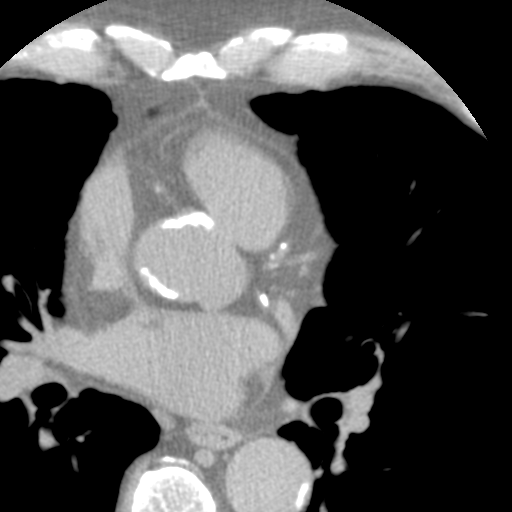
#> input picture dataset_dicom/input/CFer/009.png, 512 x 512 px, given in place of 009.bmp, which was not available
$ jupyter execute --allow-errors Plots.ipynb
#> lines starting #> are read from the running program, lines starting #| are printed output that depends on the picture; after the words box and inside, x2 and y2 are one past the last pixel; in counts of white or black regions, pixels touching at a corner belong together; pictures that were not available may be replaced by others from this repository, and a replacement may not be noted
### helpers.py
import os
import matplotlib.pyplot as plt
import numpy as np

def listdir(path):
  """ List files but remove hidden files from list """
  return [item for item in os.listdir(path) if item[0] != '.']

def mkdir(path):
  if not os.path.exists(path):
    os.makedirs(path)

# [20 lines left out: function show_images_row, not called in this run]

### Plots.ipynb
[cell 1]
import sys
sys.path.append('..')

import os
import numpy as np
import helpers as h
import cv2 as cv
from matplotlib import pyplot as plt
import random as rng
from skimage.morphology import convex_hull_image
from skimage.filters import gaussian
from skimage.segmentation import active_contour
import numpy as np
import matplotlib.pyplot as plt
from skimage import data, img_as_float
from skimage.segmentation import (morphological_chan_vese,
                                  morphological_geodesic_active_contour,
                                  inverse_gaussian_gradient,
                                  checkerboard_level_set)
import numpy as np
import matplotlib.pyplot as plt
from skimage.color import rgb2gray
from skimage import data
from skimage.filters import gaussian
from skimage.segmentation import active_contour
from skimage.draw import polygon

[cell 2]
patients = h.listdir('data/input')
print(len(patients))
labelled_image = cv.imread('data/labelled/ACel/009.bmp')
#> labelled_image is the input picture: shape (512, 512, 3); min 0, max 255, mean 80.7
plt.imshow(labelled_image[...,::-1])

[cell 3]
lab_cop = labelled_image.copy()
hsv = cv.cvtColor(lab_cop, cv.COLOR_BGR2HSV)
#> hsv: shape (512, 512, 3); mean H, S, V 0, 0, 80.7
pericardium = cv.inRange(hsv, (80, 0, 1), (170, 255,255))
#> pericardium: shape (512, 512); every value is 0
plt.imshow(pericardium)

[cell 4]
def get_snake(iters):
#> called with iters = 1
    img = pericardium.copy()

    s = np.linspace(0, 2*np.pi, 400)
    r = pericardium.shape[0] // 2 + pericardium.shape[0] // 2 * np.sin(s)
    c = pericardium.shape[0] // 2 + pericardium.shape[0] // 2 * np.cos(s)
    init = np.array([r, c]).T

    snake = active_contour(gaussian(img, 3),
                           init, alpha=0.01, beta=1, gamma=0.001, max_iterations=iters)
#> snake = 400 pairs, first value 0.573 to 511.4, second value 0.579 to 511.5

    return snake

[cell 5]
img = pericardium.copy()
images = [pericardium, img, img, img, img, img]
snakes = [get_snake(1), get_snake(100), get_snake(200), get_snake(300), get_snake(400)]
#> snakes = 5 point arrays, longest 400 points

[cell 6]
fig, ax = plt.subplots(2, len(images) // 2, figsize=(8, 5))
ax = ax.flatten()
for i in range(len(images)):
    ax[i].imshow(images[i], cmap="gray")
    ax[i].axis('off')
    if i > 0:
        ax[i].plot(snakes[i - 1][:, 0], snakes[i - 1][:, 1], '-b', lw=3)
#> this loop made 6 passes

ax[0].set_title("Input image")
ax[1].set_title("Initial contour")
ax[2].set_title("100 iterations")
ax[3].set_title("200 iterations")
ax[4].set_title("300 iterations")
ax[5].set_title("400 iterations")

plt.savefig('plots/active_contour.png', facecolor='white')
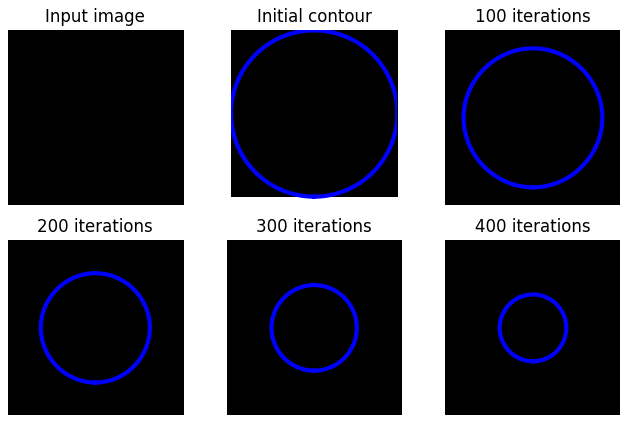
#> figure drawn by matplotlib, 6 panels
plt.show()

[cell 7]
def simple_region_growing(img, seed, threshold=1, conn=4):
    """
    A (very) simple implementation of region growing.
    Extracts a region of the input image depending on a start position and a stop condition.
    The input should be a single channel 8 bits image and the seed a pixel position (x, y).
    The threshold corresponds to the difference between outside pixel intensity and mean intensity of region.
    In case no new pixel is found, the growing stops.
    The connectivity can be set to 4 or 8. 4-connectivity is taken by default, and 8-connectiviy requires most computations.
    Outputs a single channel 8 bits binary (0 or 255) image. Extracted region is highlighted in white.
    """

    try:
        dims = cv.GetSize(img)
    except TypeError:
        raise TypeError("(%s) img : IplImage expected!" % (sys._getframe().f_code.co_name))

    # img test
    if not(img.depth == cv.IPL_DEPTH_8U):
        raise TypeError("(%s) 8U image expected!" % (sys._getframe().f_code.co_name))
    elif not(img.nChannels is 1):
        raise TypeError("(%s) 1C image expected!" % (sys._getframe().f_code.co_name))
    # threshold tests
    if (not isinstance(threshold, int)) :
        raise TypeError("(%s) Int expected!" % (sys._getframe().f_code.co_name))
    elif threshold < 0:
        raise ValueError("(%s) Positive value expected!" % (sys._getframe().f_code.co_name))
    # seed tests
    if not((isinstance(seed, tuple)) and (len(seed) is 2) ) :
        raise TypeError("(%s) (x, y) variable expected!" % (sys._getframe().f_code.co_name))

    if (seed[0] or seed[1] ) < 0 :
        raise ValueError("(%s) Seed should have positive values!" % (sys._getframe().f_code.co_name))
    elif ((seed[0] > dims[0]) or (seed[1] > dims[1])):
        raise ValueError("(%s) Seed values greater than img size!" % (sys._getframe().f_code.co_name))

    # Connectivity tests
    if (not isinstance(conn, int)) :
        raise TypeError("(%s) Int expected!" % (sys._getframe().f_code.co_name))
    if conn == 4:
        orient = [(1, 0), (0, 1), (-1, 0), (0, -1)] # 4 connectivity
    elif conn == 8:
        orient = [(1, 0), (1, 1), (0, 1), (-1, 1), (-1, 0), (-1, -1), (0, -1), (1, -1)] # 8 connectivity
    else:
        raise ValueError("(%s) Connectivity type not known (4 or 8 available)!" % (sys._getframe().f_code.co_name))

    reg = cv.CreateImage( dims, cv.IPL_DEPTH_8U, 1)
    cv.Zero(reg)

    #parameters
    mean_reg = float(img[seed[1], seed[0]])
    size = 1
    pix_area = dims[0]*dims[1]

    contour = [] # will be [ [[x1, y1], val1],..., [[xn, yn], valn] ]
    contour_val = []
    dist = 0

    cur_pix = [seed[0], seed[1]]

    #Spreading
    while(dist<threshold and size<pix_area):
    #adding pixels
        for j in range(len(orient)):
            #select new candidate
            temp_pix = [cur_pix[0] +orient[j][0], cur_pix[1] +orient[j][1]]

            #check if it belongs to the image
            is_in_img = dims[0]>temp_pix[0]>0 and dims[1]>temp_pix[1]>0 #returns boolean
            #candidate is taken if not already selected before
            if (is_in_img and (reg[temp_pix[1], temp_pix[0]]==0)):
                contour.append(temp_pix)
                contour_val.append(img[temp_pix[1], temp_pix[0]] )
                reg[temp_pix[1], temp_pix[0]] = 150
        #add the nearest pixel of the contour in it
        dist_list = [abs(i - mean_reg) for i in contour_val ]
        dist = min(dist_list)    #get min distance
        index = dist_list.index(min(dist_list)) #mean distance index
        size += 1 # updating region size
        reg[cur_pix[1], cur_pix[0]] = 255

        #updating mean MUST BE FLOAT
        mean_reg = (mean_reg*size + float(contour_val[index]))/(size+1)
        #updating seed
        cur_pix = contour[index]

        #removing pixel from neigborhood
        del contour[index]
        del contour_val[index]

    return reg

#> (a cell that did not finish here is left out)

[cell 9]
img = cv.imread('dataset_pericardium_manual/input/ACel/009.png')
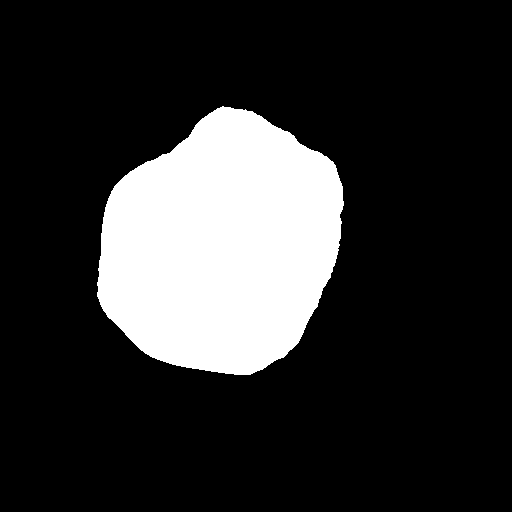
#> input picture dataset_dicom/label/ACel/009.png, 512 x 512 px, found by its file name
#> img is the input picture: shape (512, 512, 3); 18.8% white; 1 white region, box (x1, y1, x2, y2) and area: (97, 106, 344, 375) 49346
plt.imshow(img)

[cell 10]
seed = (200, 250)
flood = img.copy()
cv.floodFill(flood, None, seedPoint=seed, newVal=(0, 0, 255), loDiff=(5, 5, 5, 5), upDiff=(5, 5, 5, 5))
cv.circle(flood, seed, 10, (0, 255, 0), cv.FILLED, cv.LINE_AA)
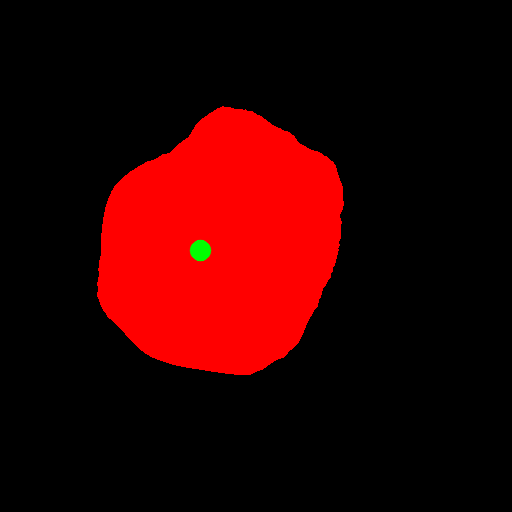
#> flood: shape (512, 512, 3); mean B, G, R 0, 0.3, 47.7

seed = (50, 200)
cv.floodFill(flood, None, seedPoint=seed, newVal=(255, 0, 0), loDiff=(5, 5, 5, 5), upDiff=(5, 5, 5, 5))
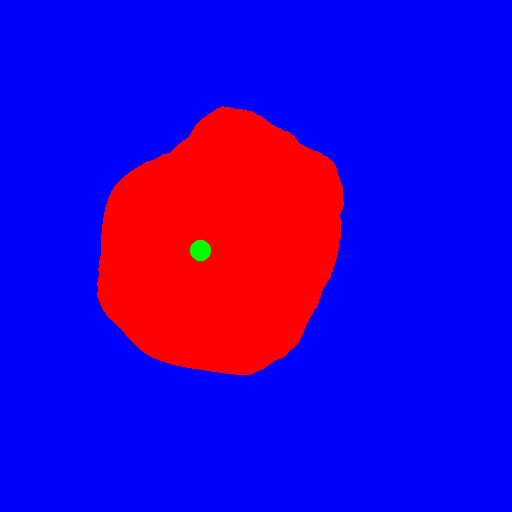
#> flood: shape (512, 512, 3); mean B, G, R 207, 0.3, 47.7
cv.circle(flood, seed, 10, (0, 255, 0), cv.FILLED, cv.LINE_AA)
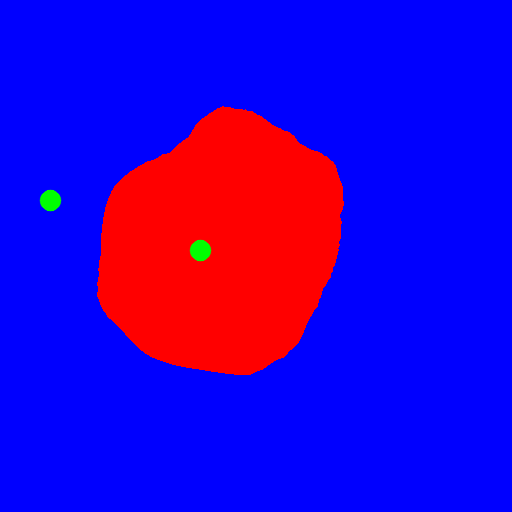
#> flood: shape (512, 512, 3); 0.16% of pixels changed, all inside (x1, y1, x2, y2) = (39, 189, 62, 212)

plt.imshow(flood)

[cell 11]
fig, ax = plt.subplots(1, 2, figsize=(7, 4))
ax[0].imshow(img)
ax[0].set_title("Input image")
ax[0].axis('off')

ax[1].imshow(flood)
ax[1].set_title("Output image")
ax[1].axis('off')

plt.savefig('plots/region_growing.png', facecolor='white')
#> figure, not shown here; B, G, R data is drawn as R, G, B
plt.show()

[cell 12]
import numpy as np
from matplotlib import pyplot as plt
from skimage.color import rgb2gray
from skimage.data import stereo_motorcycle
from skimage.transform import warp
from skimage.registration import optical_flow_tvl1

# --- Load the sequence
image0 = img.copy()
image1 = cv.imread('dataset_pericardium_manual/input/ACel/013.png')
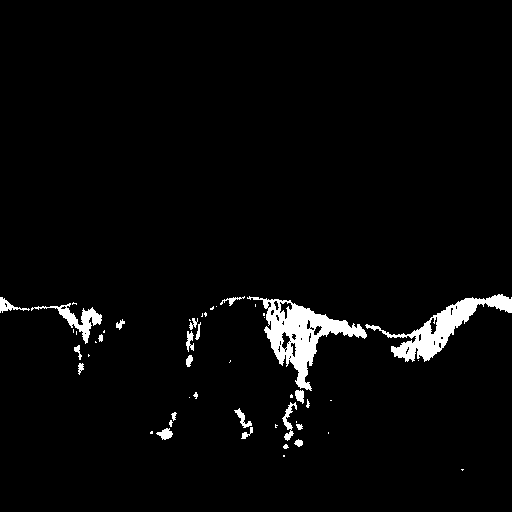
#> input picture gt_eat_polar/ISou/013.png, 512 x 512 px, found by its file name
#> image1 is the input picture: shape (512, 512, 3); 3.2% white; 50 white regions (26 under 20 px), largest, box (x1, y1, x2, y2) and area: (247, 296, 367, 391) 3419, (365, 294, 512, 362) 2601, (31, 303, 102, 344) 690

# --- Convert the images to gray level: color is not supported.
image0 = rgb2gray(image0)
image1 = rgb2gray(image1)

# --- Compute the optical flow
v, u = optical_flow_tvl1(image0, image1)
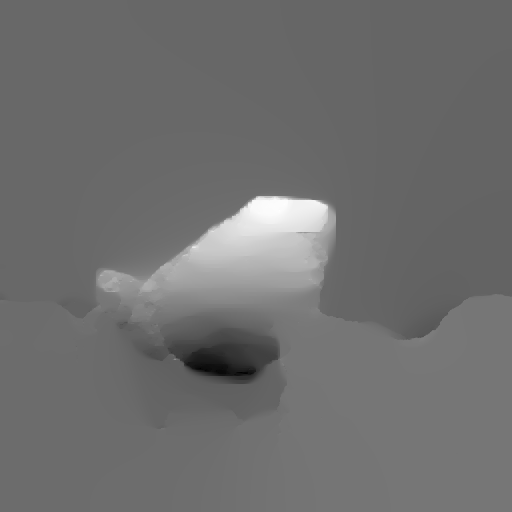
#> v: shape (512, 512) float32; min -71.05, max 115.5, mean 10.1; drawn with min black and max white
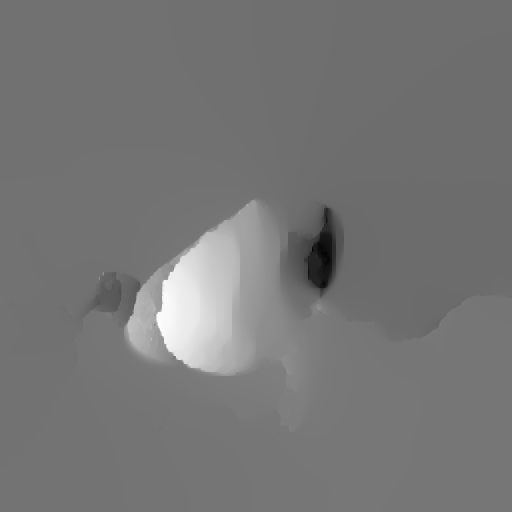
#> u: shape (512, 512) float32; min -84.11, max 108.8, mean 5.4; drawn with min black and max white

# --- Use the estimated optical flow for registration

nr, nc = image0.shape
#> nr = 512; nc = 512

row_coords, col_coords = np.meshgrid(np.arange(nr), np.arange(nc),
                                     indexing='ij')

#> (the rest of this cell did not finish here and is left out)

[cell 13]
fig, ((ax0, ax1), (ax2, ax3)) = plt.subplots(2, 2, figsize=(6, 6))

ax0.imshow(image1, cmap="gray")
ax0.set_title("Input")
ax0.set_axis_off()

#> (the rest of this cell did not finish here and is left out)

[cell 14]
# Authors: Tom Dupre la Tour <tom.dupre-la-tour@m4x.org>
# License: BSD 3 clause

import numpy as np
import matplotlib.pyplot as plt
from sklearn.datasets import make_blobs
from sklearn.linear_model import LogisticRegression

centers = [[7, 7], [5, 5]]
X, y = make_blobs(n_samples=750, centers=centers, random_state=10)
transformation = [[0.4, 0.2], [-0.4, 1.2]]
X = np.dot(X, transformation)

# create a mesh to plot in
h = .02  # step size in the mesh
x_min, x_max = X[:, 0].min() - 1, X[:, 0].max() + 1
y_min, y_max = X[:, 1].min() - 1, X[:, 1].max() + 1
xx, yy = np.meshgrid(np.arange(x_min, x_max, h),
                     np.arange(y_min, y_max, h))

multi_class = 'multinomial'

iterations_count = 4

fig, axes = plt.subplots(2, 2, figsize=(8,8))
axes = axes.flatten()

for i, (iterations, ax) in enumerate(zip((1, 2, 5, 10), axes)):
    clf = LogisticRegression(solver='sag', max_iter=iterations, random_state=42,
                             multi_class=multi_class).fit(X, y)

    # Plot the decision boundary. For that, we will assign a color to each
    # point in the mesh [x_min, x_max]x[y_min, y_max].
    Z = clf.predict(np.c_[xx.ravel(), yy.ravel()])
    # Put the result into a color plot
    Z = Z.reshape(xx.shape)
    ax.contourf(xx, yy, Z, cmap=plt.cm.Pastel1)
    ax.set_title(f'{iterations} {"iterations" if iterations > 1 else "iteration"}')

    # Plot also the training points
    colors = "rb"
    for i, color in zip(clf.classes_, colors):
        idx = np.where(y == i)
        ax.scatter(X[idx, 0], X[idx, 1], c=color, cmap=plt.cm.Paired,
                    edgecolor='black', s=20)

    # Plot the three one-against-all classifiers
    xmin, xmax = plt.xlim()
    ymin, ymax = plt.ylim()
    coef = clf.coef_
    intercept = clf.intercept_

    def plot_hyperplane(c, color):
        def line(x0):
            return (-(x0 * coef[c, 0]) - intercept[c]) / coef[c, 1]
        ax.plot([xmin, xmax], [line(xmin), line(xmax)],
                 ls="--", color=color)

    #for i, color in zip(clf.classes_ - 1, colors):
        #plot_hyperplane(i, color)

plt.savefig('plots/ml_training.png')
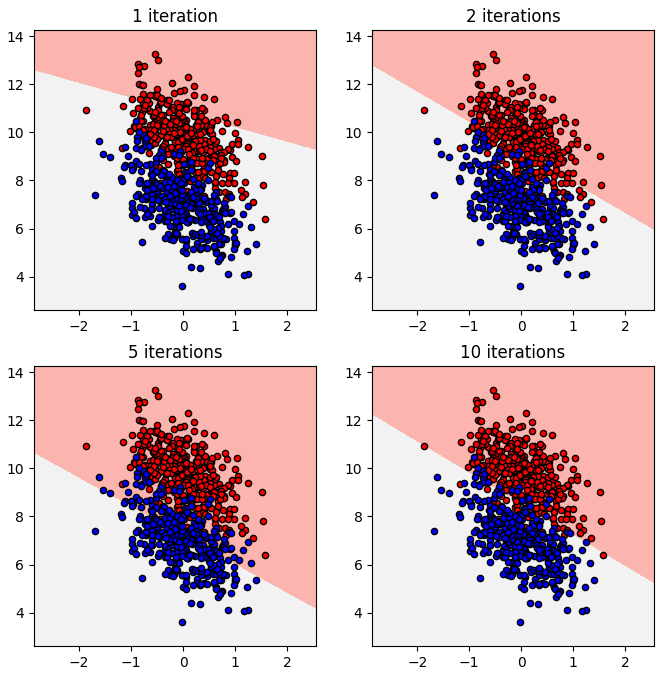
#> figure drawn by matplotlib, 4 panels

[cell 15]
plt.figure(figsize=(3,4))
for i, color in zip(clf.classes_, colors):
    idx = np.where(y == i)
    plt.scatter(X[idx, 0], X[idx, 1], c=color, cmap=plt.cm.Paired,
                edgecolor='black', s=20)
plt.savefig('plots/ml_features.png')
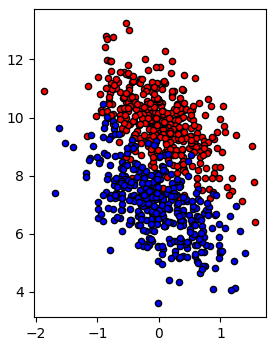
#> figure drawn by matplotlib, 1 panel
plt.show()
